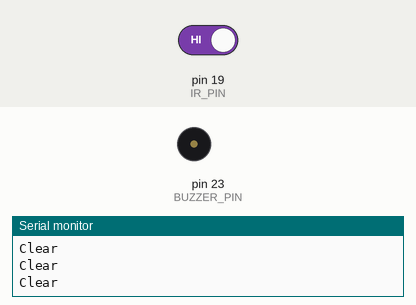
This sketch was run on a simulated Arduino Mega 2560, built with avr-gcc and run on an emulated ATmega2560. On the bench: buzzer (waves = sounding, pin HIGH), the last lines printed to the serial monitor. The inputs (shaded band) are chosen by the test bench; at power-on: pin 19 (IR_PIN) HIGH.

Above: at 1.2 s.
1.3 s: pin 19 (IR_PIN) driven LOW
At 1.6 s:
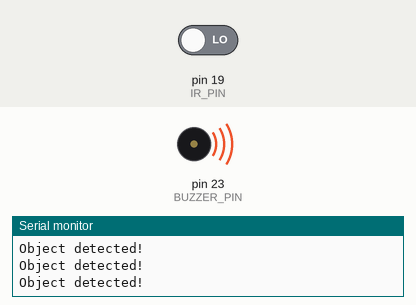
2.8 s: pin 19 (IR_PIN) driven HIGH
At 4.1 s:
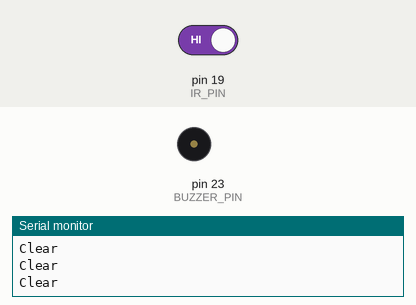
Timing chart, 0 to 5.8 s (numbered marks = the images above; inputs shaded):
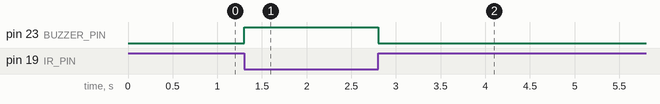

Measured:
- after the input at 1.3 s, pin 23 (BUZZER_PIN): LOW → HIGH at once
- after the input at 2.8 s, pin 23 (BUZZER_PIN): HIGH → LOW at once

The sketch:

objectdetector.ino
```cpp
#define IR_PIN 19       // OUT pin from IR sensor
#define BUZZER_PIN 23   // your buzzer pin

void setup() {
  Serial.begin(115200);
  pinMode(IR_PIN, INPUT);
  pinMode(BUZZER_PIN, OUTPUT);
}

void loop() {
  int irState = digitalRead(IR_PIN);  // read sensor

  if (irState == LOW) {  // object detected
    Serial.println("Object detected!");
    digitalWrite(BUZZER_PIN, HIGH);   // turn buzzer ON
  } else {
    Serial.println("Clear");
    digitalWrite(BUZZER_PIN, LOW);    // buzzer OFF
  }

  delay(100);
}
```
